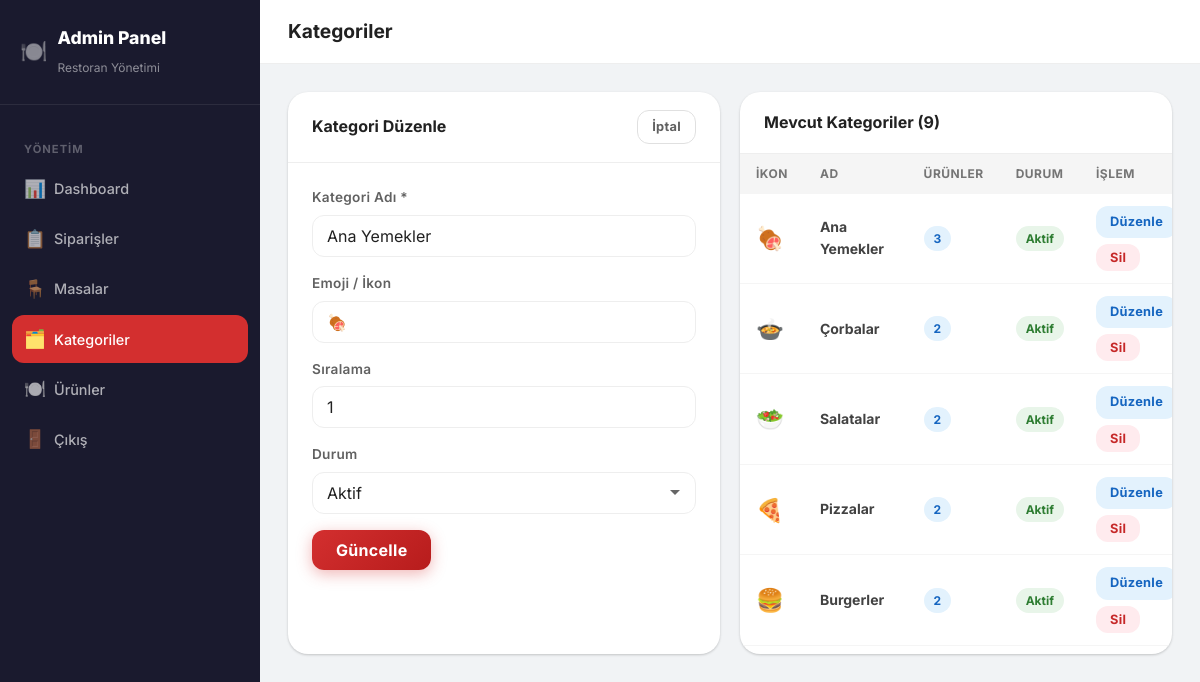
The page /admin/categories.php?edit=1 (signed in) on the database its author committed.
### tables this page shows
CREATE TABLE IF NOT EXISTS categories (
    id INT AUTO_INCREMENT PRIMARY KEY,
    name VARCHAR(100) NOT NULL,
    icon VARCHAR(50) DEFAULT '🍽️',
    sort_order INT DEFAULT 0,
    is_active TINYINT(1) DEFAULT 1,
    created_at TIMESTAMP DEFAULT CURRENT_TIMESTAMP
);

### includes/config.php (called while the page is built, shortened)
<?php
function db() {
    static $pdo = null;
    if ($pdo === null) {
        try {
            $pdo = new PDO(
                'mysql:host=' . DB_HOST . ';dbname=' . DB_NAME . ';charset=utf8mb4',
                DB_USER,
                DB_PASS,
                [
                    PDO::ATTR_ERRMODE => PDO::ERRMODE_EXCEPTION,
                    PDO::ATTR_DEFAULT_FETCH_MODE => PDO::FETCH_ASSOC,
                    PDO::ATTR_EMULATE_PREPARES => false,
                ]
            );
        } catch (PDOException $e) {
            die(json_encode(['error' => 'Database connection failed: ' . $e->getMessage()]));
        }
    }
    return $pdo;
}
function sanitize($str) {
    return htmlspecialchars(trim($str), ENT_QUOTES, 'UTF-8');
}

### admin/categories.php (the view, shortened to what this page needs)
<?php
require_once 'includes/auth.php';
$cats = db()->query("SELECT c.*, (SELECT COUNT(*) FROM products p WHERE p.category_id = c.id) as product_count FROM categories c ORDER BY c.sort_order ASC, c.id ASC")->fetchAll();
$edit_id = (int)($_GET['edit'] ?? 0);
$edit_cat = null;
if ($edit_id) {
    foreach ($cats as $c) { if ($c['id'] == $edit_id) { $edit_cat = $c; break; } }
}
?>
<!DOCTYPE html>
<html lang="tr">
<head>
  <link rel="stylesheet" href="../assets/css/style.css">
</head>
<body class="admin-body">
<div style="display:flex">
  <aside class="admin-sidebar" id="admin-sidebar">
    <div class="admin-sidebar-header">
      <div style="display:flex;align-items:center;gap:10px">
        <span style="font-size:22px">🍽️</span>
        <div><h2>Admin Panel</h2><span>Restoran Yönetimi</span></div>
      </div>
    </div>
  </aside>
  <main class="admin-main">
    <div class="admin-topbar">
      <div style="display:flex;align-items:center;gap:12px">
        <h1>Kategoriler</h1>
      </div>
    </div>
    <div class="admin-content">
      <div style="display:grid;grid-template-columns:1fr 1fr;gap:20px">
        <div class="admin-card">
          <div class="admin-card-header">
            <h2><?= $edit_cat ? 'Kategori Düzenle' : 'Yeni Kategori Ekle' ?></h2>
            <?php if ($edit_cat): ?><a href="categories.php" class="btn btn-sm btn-outline">İptal</a><?php endif; ?>
          </div>
          <div class="admin-card-body">
            <form method="POST" class="admin-form">
              <div class="form-group">
                <label>Kategori Adı *</label>
                <input type="text" name="name" class="form-control" placeholder="Örn: Ana Yemekler" value="<?= sanitize($edit_cat['name'] ?? '') ?>" required>
              </div>
              <div class="form-group">
                <label>Emoji / İkon</label>
                <input type="text" name="icon" class="form-control" placeholder="Emoji (Örn: 🍕)" value="<?= sanitize($edit_cat['icon'] ?? '🍽️') ?>">
              </div>
              <div class="form-group">
                <label>Sıralama</label>
                <input type="number" name="sort_order" class="form-control" value="<?= (int)($edit_cat['sort_order'] ?? 0) ?>" min="0">
              </div>
              <?php if ($edit_cat): ?>
              <div class="form-group">
                <label>Durum</label>
                <select name="is_active" class="form-control">
                  <option value="1" <?= ($edit_cat['is_active'] == 1 ? 'selected' : '') ?>>Aktif</option>
                </select>
              </div>
              <?php endif; ?>
              <button type="submit" class="btn btn-primary" style="width:auto;padding:10px 24px">
                <?= $edit_cat ? 'Güncelle' : 'Kategori Ekle' ?>
              </button>
            </form>
          </div>
        </div>
        <div class="admin-card">
          <div class="admin-card-header"><h2>Mevcut Kategoriler (<?= count($cats) ?>)</h2></div>
          <div style="overflow:auto;max-height:500px">
            <table class="data-table">
              <thead><tr><th>İkon</th><th>Ad</th><th>Ürünler</th><th>Durum</th><th>İşlem</th></tr></thead>
              <tbody>
                <?php foreach ($cats as $c): ?>
                <tr>
                  <td style="font-size:1.4rem"><?= sanitize($c['icon']) ?></td>
                  <td><strong><?= sanitize($c['name']) ?></strong></td>
                  <td><span class="badge badge-preparing"><?= $c['product_count'] ?></span></td>
                  <td><span class="badge <?= $c['is_active'] ? 'badge-ready' : 'badge-completed' ?>"><?= $c['is_active'] ? 'Aktif' : 'Pasif' ?></span></td>
                  <td>
                    <div class="action-btns">
                      <a href="?edit=<?= $c['id'] ?>" class="btn btn-sm btn-info">Düzenle</a>
                      <form method="POST" style="display:inline" onsubmit="return confirm('Bu kategoriyi silmek istediğinizden emin misiniz?')">
                        <button type="submit" class="btn btn-sm btn-danger">Sil</button>
                      </form>
                    </div>
                  </td>
                </tr>
                <?php endforeach; ?>
              </tbody>
            </table>
          </div>
        </div>
      </div>
    </div>
  </main>
</div>
</body>
</html>

### rows shown on the page
categories: name "Ana Yemekler", icon "🍖", sort_order "1", is_active "Aktif", product_count "3"
categories: icon "🍲", name "Çorbalar", product_count "2", is_active "Aktif"
categories: icon "🥗", name "Salatalar", product_count "2", is_active "Aktif"
categories: icon "🍕", name "Pizzalar", product_count "2", is_active "Aktif"
categories: icon "🍔", name "Burgerler", product_count "2", is_active "Aktif"

### other values the page prints
$item['icon'] "📊"
$item['label'] "Dashboard"
$item['icon'] "📋"
$item['label'] "Siparişler"
$item['icon'] "🪑"
$item['label'] "Masalar"
$item['icon'] "🗂️"
$item['label'] "Kategoriler"
$item['icon'] "🍽️"
$item['label'] "Ürünler"
$item['icon'] "🚪"
$item['label'] "Çıkış"
count($cats) "9"
